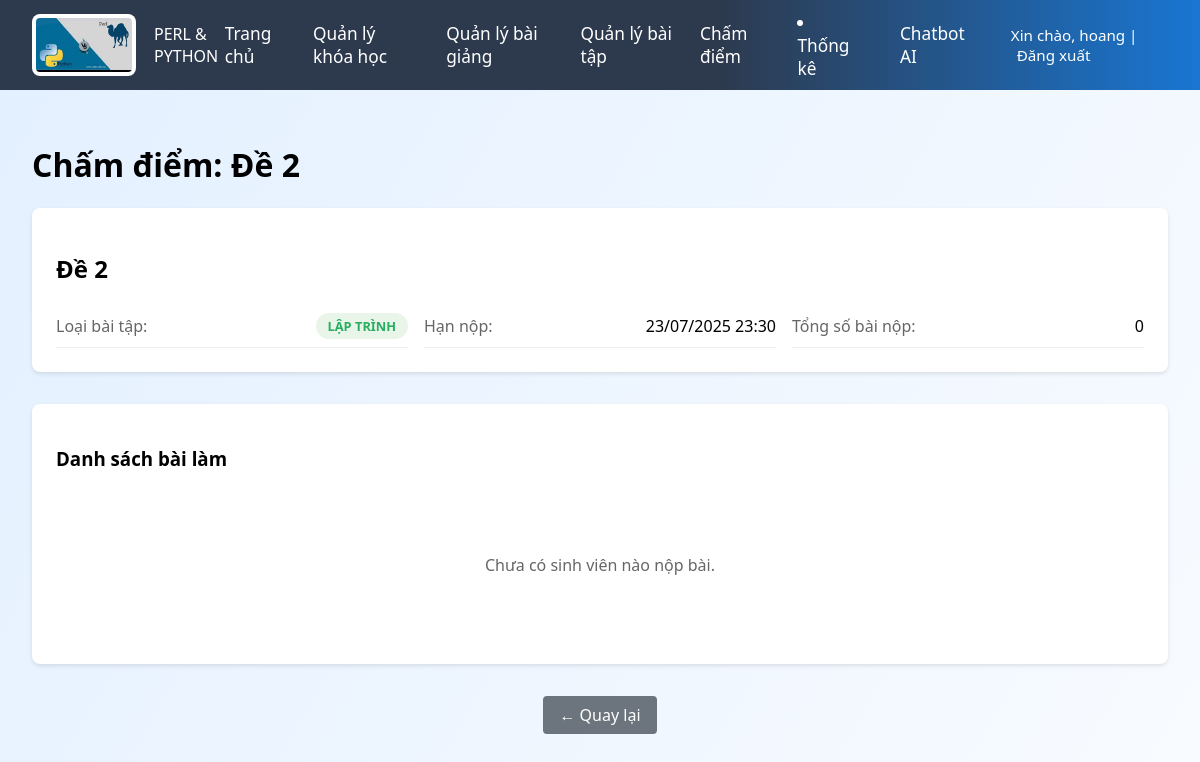
Before: /chi-tiet-bai-tap/11/ (signed in) with the older database file.
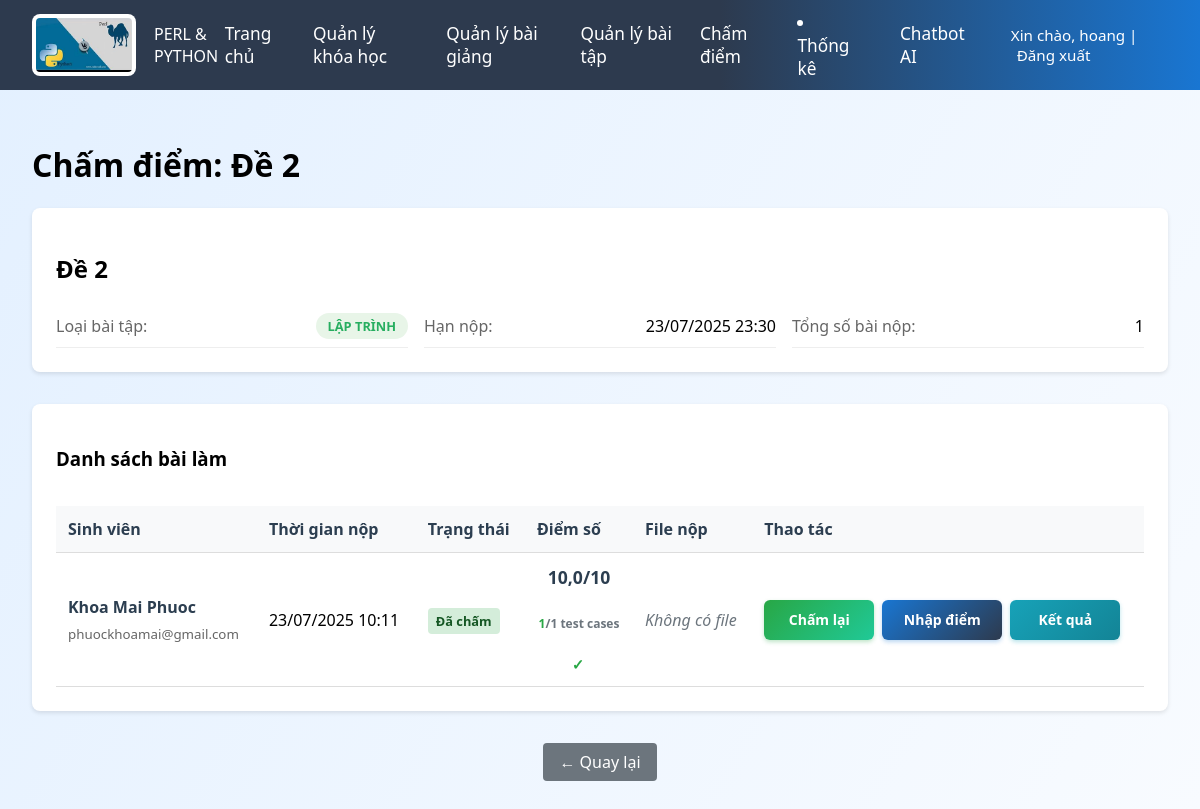
After: the same page with the newer database file.
### teacherapp/models.py (models this page shows, shortened)
class BaiLam(models.Model):
    sinh_vien = models.ForeignKey(User, on_delete=models.CASCADE, related_name='bai_lam')
    bai_tap = models.ForeignKey(BaiTap, on_delete=models.CASCADE, related_name='bai_lam')
    thoi_gian_nop = models.DateTimeField(auto_now_add=True)
    diem_so = models.FloatField(null=True, blank=True)
    da_cham = models.BooleanField(default=False)
    nhan_xet = models.TextField(null=True, blank=True)  # Nhận xét của giáo viên
    dap_an_json = models.JSONField(null=True, blank=True)  # Lưu đáp án sinh viên chọn
    so_cau_dung = models.IntegerField(null=True, blank=True)  # Số câu trả lời đúng
    tong_so_cau = models.IntegerField(null=True, blank=True)  # Tổng số câu hỏi
    code_nop = models.TextField(null=True, blank=True)  # Code sinh viên nộp
    file_nop = models.FileField(upload_to='bai_lam/', null=True, blank=True)  # File nộp (.py, .zip, etc.)
    ket_qua_test = models.JSONField(null=True, blank=True)  # Kết quả chạy test
    so_test_pass = models.IntegerField(null=True, blank=True)  # Số test case pass
    tong_so_test = models.IntegerField(null=True, blank=True)  # Tổng số test case
    class Meta:
        unique_together = ['sinh_vien', 'bai_tap']
        verbose_name = 'Bài Làm'
        verbose_name_plural = 'Bài Làm'

### teacherapp/views.py (the view)
# urls.py: path('chi-tiet-bai-tap/<int:bai_tap_id>/', views.chi_tiet_bai_tap, name='chi_tiet_bai_tap'),
@login_required
def chi_tiet_bai_tap(request, bai_tap_id):
    try:
        account = Account.objects.get(username=request.user.username)
        if not account.is_teacher:
            return redirect('student_home')
    except Account.DoesNotExist:
        return redirect('signin')
    bai_tap = get_object_or_404(BaiTap, id=bai_tap_id, nguoi_tao=request.user)
    bai_lam_list = BaiLam.objects.filter(bai_tap=bai_tap).select_related('sinh_vien').order_by('-thoi_gian_nop')
    for bai_lam in bai_lam_list:
        if bai_lam.file_nop:
            import os
            bai_lam.file_name = os.path.basename(bai_lam.file_nop.name)
        else:
            bai_lam.file_name = None
    context = {
        'bai_tap': bai_tap,
        'bai_lam_list': bai_lam_list,
        'title': f'Chấm điểm: {bai_tap.tieu_de}'
    }
    return render(request, 'teacher_page/chi_tiet_bai_tap.html', context)

### templates/teacher_page/chi_tiet_bai_tap.html (shortened to what the changed rows need)
{% extends 'teacher_page/gv_base.html' %}
{% load static %}
{% block extra_css %}
<link rel="stylesheet" href="{% static 'css/teacher/cham_diem.css' %}">
{% endblock %}
{% block content %}
<div class="container">
    <h1>{{ title }}</h1>
    <div class="assignment-info">
        <h2>{{ bai_tap.tieu_de }}</h2>
        <div class="info-grid">
            <div class="info-item">
                <label>Tổng số bài nộp:</label>
                <span>{{ bai_lam_list|length }}</span>
            </div>
        </div>
    </div>
    <div class="submissions-list">
        {% if bai_lam_list %}
        <div class="table-responsive">
            <table class="submissions-table">
                <thead>
                    <tr>
                        <th>Sinh viên</th>
                        <th>Thời gian nộp</th>
                        <th>Trạng thái</th>
                        <th>Điểm số</th>
                        <th>File nộp</th>
                        <th>Thao tác</th>
                    </tr>
                </thead>
                <tbody>
                    {% for bai_lam in bai_lam_list %}
                    <tr>
                        <td>
                            <div class="student-info">
                                <strong>{{ bai_lam.sinh_vien.get_full_name|default:bai_lam.sinh_vien.username }}</strong>
                                <small>{{ bai_lam.sinh_vien.email }}</small>
                            </div>
                        </td>
                        <td>{{ bai_lam.thoi_gian_nop|date:"d/m/Y H:i" }}</td>
                        <td>
                            <span class="status {% if bai_lam.da_cham %}graded{% else %}pending{% endif %}">
                                {% if bai_lam.da_cham %}Đã chấm{% else %}Chưa chấm{% endif %}
                            </span>
                        </td>
                        <td>
                            <span class="score">
                                {% if bai_lam.da_cham %}
                                    <strong>{{ bai_lam.diem_so|floatformat:1 }}/10</strong>
                                    {% if bai_tap.loai_baitap == 'code' and bai_lam.so_test_pass is not None %}
                                        <br><small class="test-stats">
                                            <span class="test-summary">
                                                <span class="pass-count">{{ bai_lam.so_test_pass }}</span>/<span class="total-count">{{ bai_lam.tong_so_test }}</span> test cases
                                            </span>
                                            {% if bai_lam.ket_qua_test %}
                                                <br>
                                                {% for test in bai_lam.ket_qua_test %}
                                                    {% if test.ket_qua == 'PASS' %}
                                                        <span class="test-pass" title="{{ test.ten_test }}">✓</span>
                                                    {% elif test.ket_qua == 'FAIL' %}
                                                        <span class="test-fail" title="{{ test.ten_test }}">✗</span>
                                                    {% else %}
                                                        <span class="test-error" title="{{ test.ten_test }}">⚠</span>
                                                    {% endif %}
                                                {% endfor %}
                                            {% endif %}
                                        </small>
                                    {% elif bai_tap.loai_baitap == 'quiz' and bai_lam.so_cau_dung is not None %}
                                        <br><small class="quiz-stats">
                                            <span class="quiz-summary">
                                                <span class="correct-count">{{ bai_lam.so_cau_dung }}</span>/<span class="total-questions">{{ bai_lam.tong_so_cau }}</span> câu đúng
                                            </span>
                                        </small>
                                    {% endif %}
                                {% else %}
                                    <span class="no-score">--</span>
                                {% endif %}
                            </span>
                        </td>
                        <td>
                            {% if bai_lam.file_nop %}
                                <a href="{% url 'download_file' bai_lam.id %}" class="btn btn-sm btn-outline-primary" title="Tải xuống file">
                                    {% if bai_lam.file_name|slice:"-3:" == ".py" %}
                                    {% elif bai_lam.file_name|slice:"-4:" == ".zip" %}
                                    {% elif bai_lam.file_name|slice:"-4:" == ".rar" %}
                                    {% elif bai_lam.file_name|slice:"-4:" == ".pdf" %}
                                    {% elif bai_lam.file_name|slice:"-4:" == ".doc" or bai_lam.file_name|slice:"-5:" == ".docx" %}
                                    {% else %}
                                    {% endif %} {{ bai_lam.file_name }}
                                </a>
                            {% else %}
                                <span class="text-muted">Không có file</span>
                            {% endif %}
                        </td>
                        <td>
                            <div class="action-buttons">
                                {% if bai_tap.loai_baitap == 'quiz' %}
                                    <button class="btn btn-sm btn-primary action-btn" onclick="chamBaiTracNghiem({{ bai_lam.id }})">
                                        {% if bai_lam.da_cham %}Chấm lại{% else %}Chấm điểm{% endif %}
                                    </button>
                                {% else %}
                                    <button class="btn btn-sm btn-primary action-btn" onclick="chamBaiLapTrinh({{ bai_lam.id }})">
                                        {% if bai_lam.da_cham %}Chấm lại{% else %}Chấm điểm{% endif %}
                                    </button>
                                {% endif %}
                                <button class="btn btn-sm btn-warning action-btn" onclick="nhapDiem({{ bai_lam.id }}, '{{ bai_lam.diem_so|default:0 }}', '{{ bai_lam.nhan_xet|default:""|escapejs }}')">
                                    Nhập điểm
                                </button>
                                <a href="{% url 'ket_qua_cham_diem' bai_lam.id %}" class="btn btn-sm btn-info action-btn">
                                    Kết quả
                                </a>
                            </div>
                        </td>
                    </tr>
                    {% endfor %}
                </tbody>
            </table>
        </div>
        {% else %}
        <div class="empty-state">
            <p>Chưa có sinh viên nào nộp bài.</p>
        </div>
        {% endif %}
    </div>
</div>
{% endblock %}

Changed rows visible on the page:
added BaiLam: sinh_vien.get_full_name "Khoa Mai Phuoc", sinh_vien.email "phuockhoamai@gmail.com", thoi_gian_nop "23/07/2025 10:11", da_cham "Đã chấm", diem_so "10,0", so_test_pass "1", tong_so_test "1", file_nop "Không có file"
Other visible differences:
{{ bai_lam_list|length }}: "0" → "1"
text no longer shown: "Chưa có sinh viên nào nộp bài."
text now shown: "Sinh viên Thời gian nộp Trạng thái Điểm số File nộp Thao tác"
